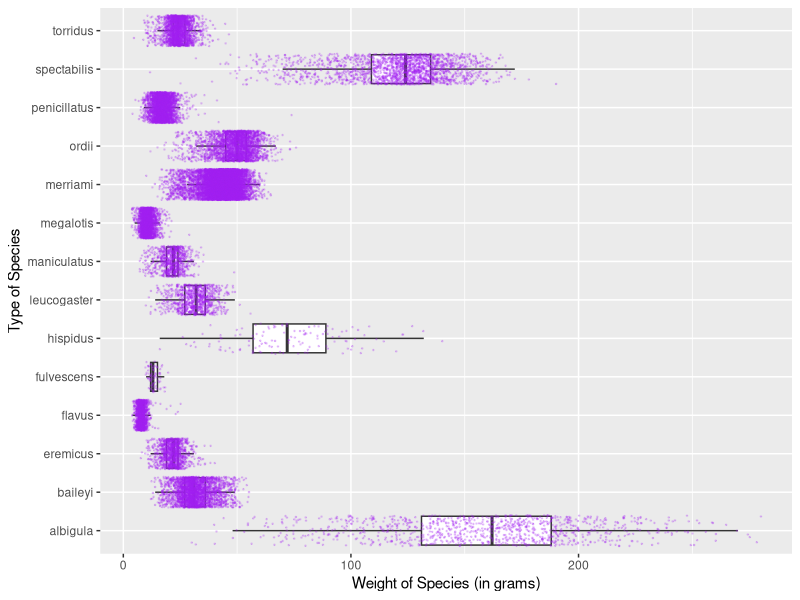
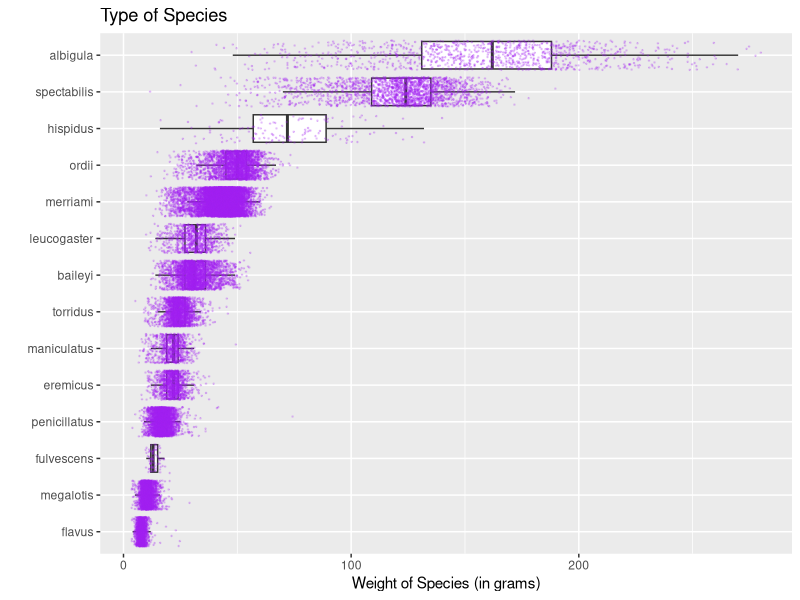
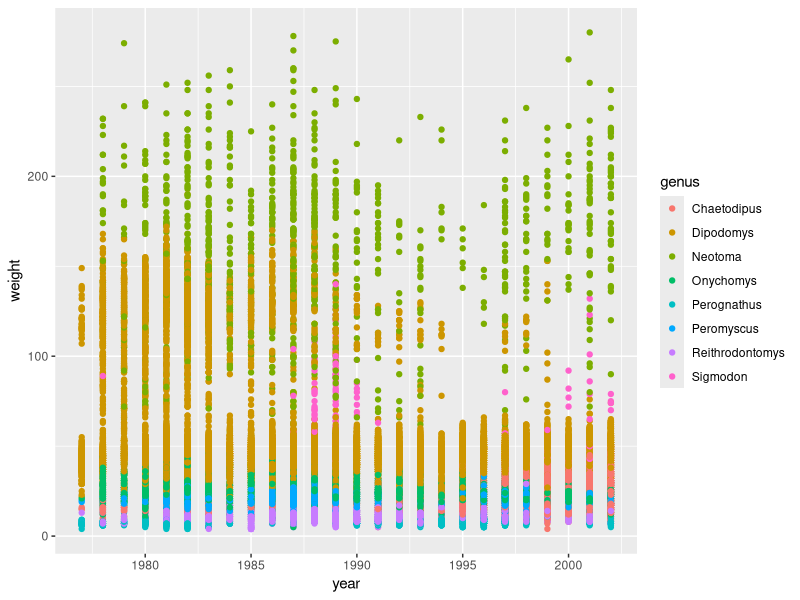
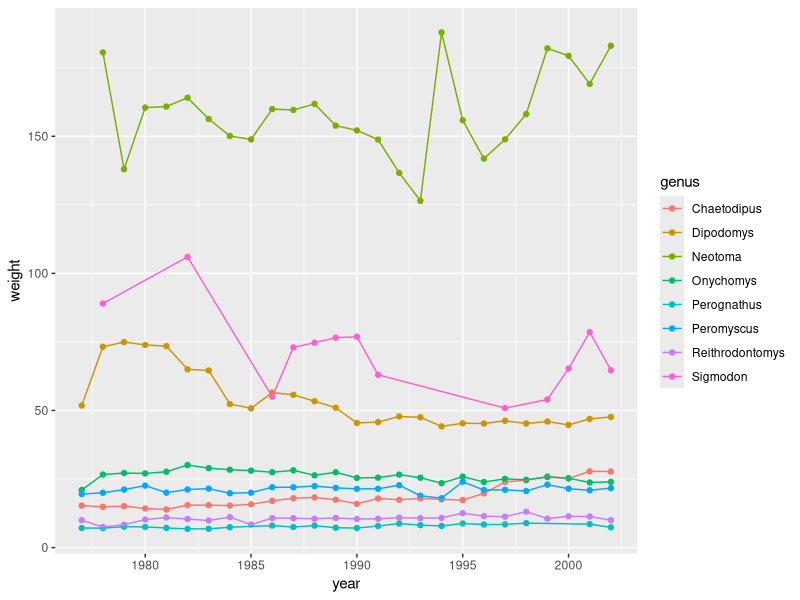
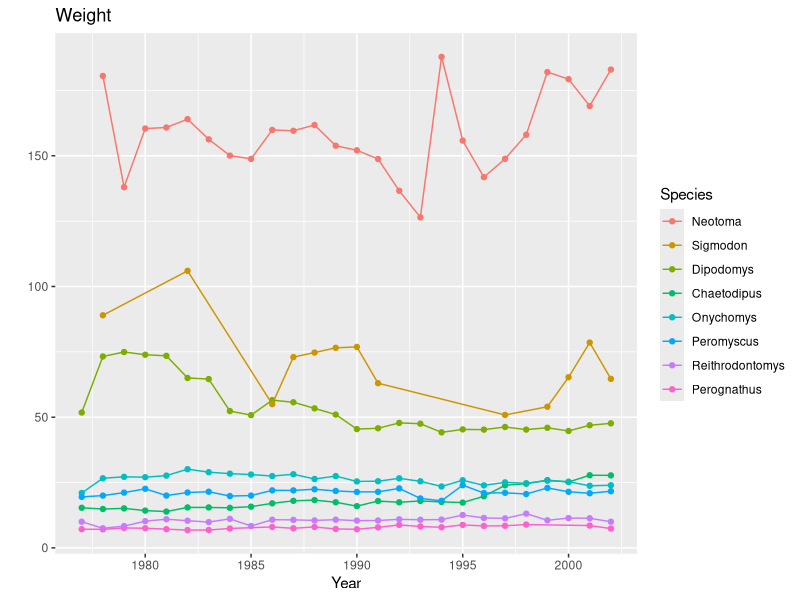
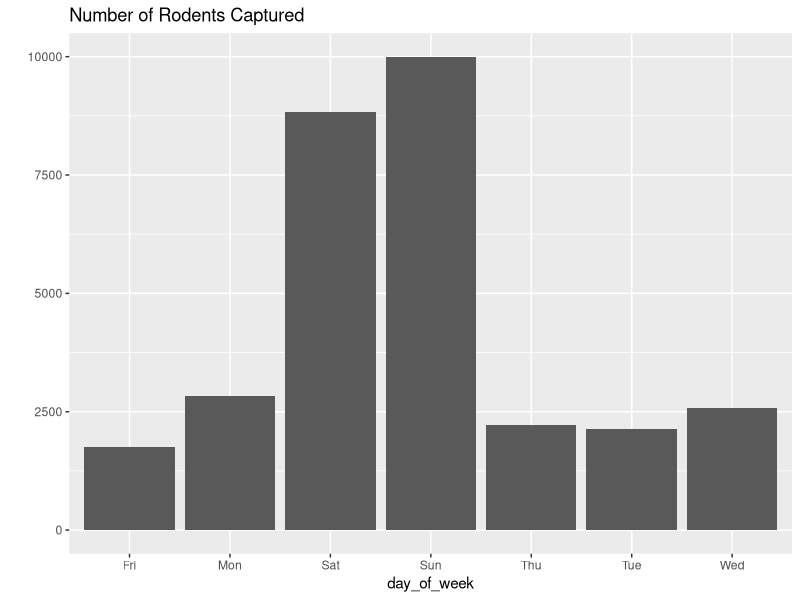

Recreate these plots in R, in order. (Note: this script raises an error after producing the figures.)
## ---- chunk 1
#| message: false
library(tidyverse)
## ---- chunk 2
#| message: false
surveys <- read_csv(here::here("supporting_artifacts",
                               "learning_targets",
                               "Lab5",
                               "surveys.csv")) 
## ---- chunk 3
ggplot(data = surveys, 
       mapping = aes(x = weight, 
                     y = species)
       ) +
  geom_boxplot(outlier.shape = NA) +
  geom_jitter(size = .25, 
              color = "Purple", 
              alpha = .20) +
  xlab("Weight of Species (in grams)") +
  ylab("Type of Species")
## ---- chunk 4
surveys <- surveys |>
  mutate(
    species = fct_reorder(species,
                          weight,
                          .desc = FALSE)
    )
ggplot(data = surveys, 
       mapping = aes(x = weight,
                     y = species)
       ) +
  geom_boxplot(outlier.shape = NA) +
  geom_jitter(size = .25, 
              color = "Purple", 
              alpha = .20) +
  labs(x = "Weight of Species (in grams)",
       y = "") +
  ggtitle("Type of Species")
## ---- chunk 5
ggplot(data = surveys,
       mapping = aes(x = year,
                     y = weight,
                     color = genus)) +
  geom_point()
## ---- chunk 6
weightavg <- surveys |>
  group_by(genus, year) |>
  summarize(across(.cols = weight,
                   mean,
                   na.rm = TRUE),
            .groups = "keep"
            )
ggplot(data = weightavg,
       mapping = aes(x = year,
                     y = weight,
                     color = genus)) +
  geom_point() +
  geom_line()
## ---- chunk 7
weightavg <- surveys |>
  group_by(genus, year) |>
  summarize(across(.cols = weight,
                   mean,
                   na.rm = TRUE),
            .groups = "keep"
            )

ggplot(data = weightavg,
       mapping = aes(x = year,
                     y = weight,
                     color = fct_reorder2(genus,
                         year,
                         weight,
                         .desc = TRUE))) +
  geom_point() +
  geom_line() +
  labs(x = "Year",
       y = "",
       color = "Species") +
  ggtitle("Weight")
## ---- chunk 8
surveys <- surveys |>
  filter(
    day_of_week != is.na(day_of_week)
  )
ggplot(data = surveys,
       mapping = aes(x = day_of_week)) +
  geom_bar() +
  labs(y = "") +
  ggtitle("Number of Rodents Captured")
## ---- chunk 9
surveys <- surveys|>
  mutate(
    day_of_week = fct_relevel(day_of_week,
                              levels = c("Mon",
                                         "Tue",
                                         "Wed",
                                         "Thu",
                                         "Fri",
                                         "Sat",
                                         "Sun"))
  )

ggplot(data = surveys,
       mapping = aes(x = day_of_week)) +
  geom_bar() +
  labs(y = "") +
  ggtitle("Number of Rodents Captured")
## ---- chunk 10
week <- surveys |>
  mutate(
    weekday = fct_collapse(day_of_week,
                           weekend = c("Sat", "Sun"),
                           weekday = c("Mon",
                                       "Tue",
                                       "Wed",
                                       "Thu",
                                       "Fri"))
    )

ggplot(data = week,
       mapping = aes(x = weekday)) +
  geom_bar() +
  labs(x = "Day of the Week",
       y = "") +
  ggtitle("Number of Captures")
